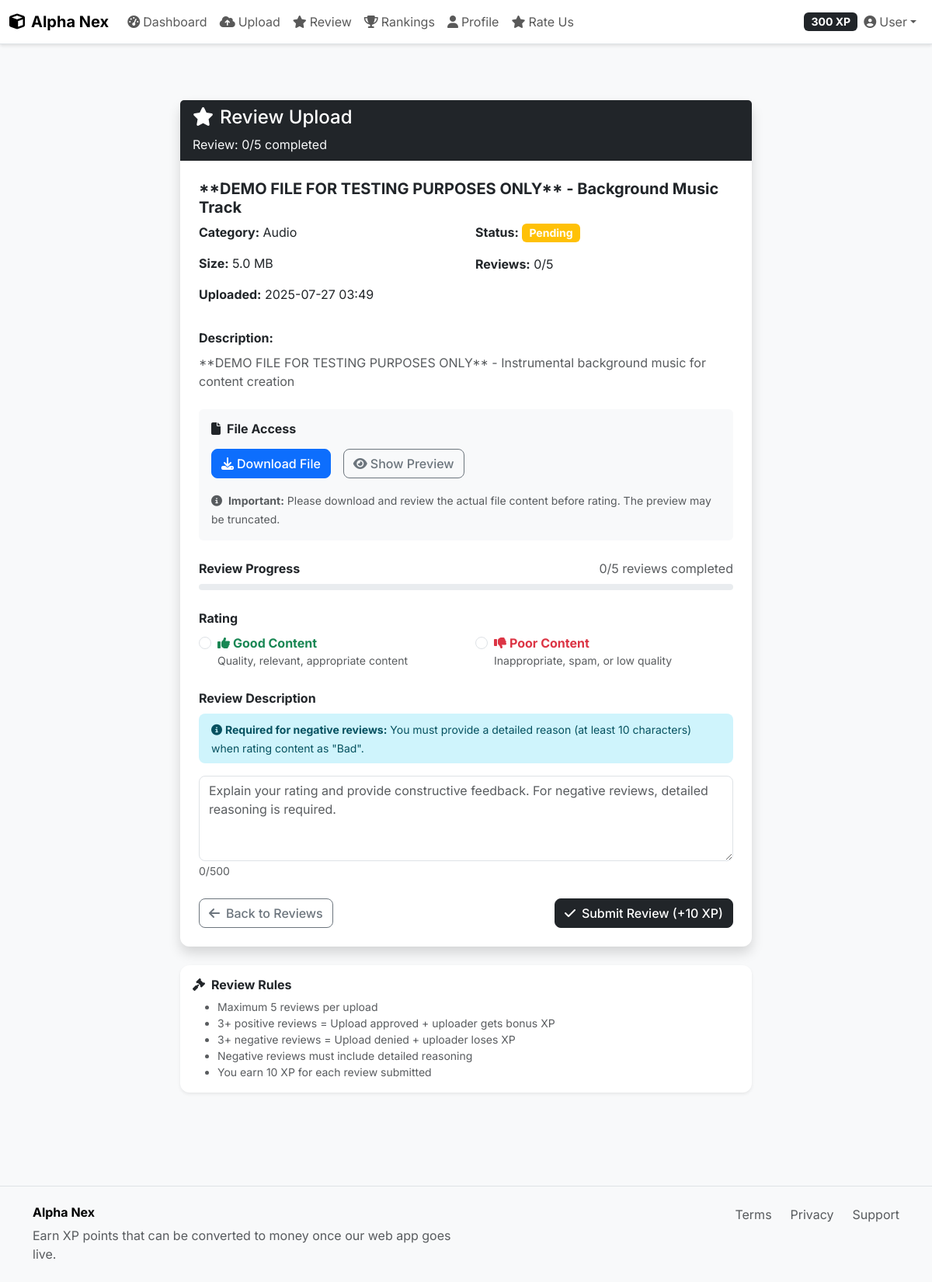
/review/2 (signed in), run on the app's committed database.
### models.py (models this page shows, shortened)
class User(UserMixin, db.Model):
    id = db.Column(db.Integer, primary_key=True)
    username = db.Column(db.String(64), unique=True, nullable=False)
    name = db.Column(db.String(100), nullable=False)
    email = db.Column(db.String(120), unique=True, nullable=False)
    password_hash = db.Column(db.String(256), nullable=False)
    is_verified = db.Column(db.Boolean, default=False)
    xp_points = db.Column(db.Integer, default=0)
    uploader_strikes = db.Column(db.Integer, default=0)
    reviewer_strikes = db.Column(db.Integer, default=0)
    is_banned = db.Column(db.Boolean, default=False)
    created_at = db.Column(db.DateTime, default=datetime.utcnow)
    kyc_verified = db.Column(db.Boolean, default=False)
    document_path = db.Column(db.String(255))
    selfie_path = db.Column(db.String(255))
    daily_upload_bytes = db.Column(db.Integer, default=0)
    daily_upload_count = db.Column(db.Integer, default=0)
    daily_upload_reset = db.Column(db.DateTime, default=datetime.utcnow)
    daily_review_count = db.Column(db.Integer, default=0)
    daily_review_reset = db.Column(db.DateTime, default=datetime.utcnow)
    uploads = db.relationship('Upload', backref='user', lazy=True)
    reviews = db.relationship('Review', backref='reviewer', lazy=True)
    strikes = db.relationship('Strike', backref='user', lazy=True)

class Upload(db.Model):
    id = db.Column(db.Integer, primary_key=True)
    user_id = db.Column(db.Integer, db.ForeignKey('user.id'), nullable=False)
    filename = db.Column(db.String(255), nullable=False)
    original_filename = db.Column(db.String(255), nullable=False)
    file_path = db.Column(db.String(500), nullable=False)
    file_size = db.Column(db.Integer, nullable=False)
    description = db.Column(db.Text, nullable=False)
    category = db.Column(db.String(50), nullable=False)
    status = db.Column(db.String(20), default='pending')  # pending, approved, rejected
    ai_consent = db.Column(db.Boolean, default=False)
    uploaded_at = db.Column(db.DateTime, default=datetime.utcnow)
    deletion_deadline = db.Column(db.DateTime)
    duplicate_score = db.Column(db.Float, default=0.0)
    spam_score = db.Column(db.Float, default=0.0)
    reviews = db.relationship('Review', backref='upload', lazy=True, cascade='all, delete-orphan')

### routes.py (the view, shortened to what this page needs)
@app.route('/review/<int:upload_id>', methods=['GET', 'POST'])
def review_upload(upload_id):
    if 'user_id' not in session:
        user = get_or_create_user_for_session()
        session['user_id'] = user.id
        session['user_name'] = 'Demo User'
    try:
        user = User.query.get(session['user_id'])
        if not user:
            user = get_or_create_user_for_session()
            session['user_id'] = user.id
        upload = Upload.query.get_or_404(upload_id)
        form = ReviewForm()
        existing_reviews = Review.query.filter_by(upload_id=upload_id).all()
        return render_template('reviewer/review_upload.html',
                             upload=upload,
                             form=form,
                             existing_reviews=existing_reviews,
                             review_count=len(existing_reviews),
                             demo_user=user,
                             current_user=user)
    except Exception as e:
        app.logger.error(f"Review upload error: {e}")
        return render_template('error.html', error=f"Review upload error: {str(e)}")

### forms.py
class ReviewForm(FlaskForm):
    rating = SelectField('Rating', validators=[DataRequired()], choices=[
        ('good', 'Good - High quality content'),
        ('bad', 'Bad - Poor quality or inappropriate')
    ])
    description = TextAreaField('Review Description',
                              validators=[Length(min=10, max=500)],
                              render_kw={"placeholder": "Explain your rating in detail (required for bad ratings)..."})

### templates/reviewer/review_upload.html (shortened to what this page needs)
{% extends "base.html" %}
{% block content %}
<div class="container my-5">
    <div class="row justify-content-center">
        <div class="col-lg-8">
            <div class="card border-0 shadow">
                <div class="card-header bg-dark text-white">
                    <h4 class="mb-0">
                        <i class="fas fa-star me-2"></i>Review Upload
                    </h4>
                    <p class="mb-0 mt-2 text-light">Review: {{ review_count }}/5 completed</p>
                </div>
                <div class="card-body p-4">
                    <div class="mb-4">
                        <h5 class="fw-bold">{{ upload.original_filename }}</h5>
                        <div class="row">
                            <div class="col-md-6">
                                <p><strong>Category:</strong> {{ upload.category.title() }}</p>
                                <p><strong>Size:</strong> {{ "%.1f"|format(upload.file_size / 1024 / 1024) }} MB</p>
                                <p><strong>Uploaded:</strong> {{ upload.uploaded_at.strftime('%Y-%m-%d %H:%M') }}</p>
                            </div>
                            <div class="col-md-6">
                                <p><strong>Status:</strong>
                                    <span class="badge bg-{% if upload.status == 'approved' %}success{% elif upload.status == 'rejected' %}danger{% else %}warning{% endif %}">
                                        {{ upload.status.title() }}
                                    </span>
                                </p>
                                <p><strong>Reviews:</strong> {{ review_count }}/5</p>
                            </div>
                        </div>
                        <div class="mt-3">
                            <strong>Description:</strong>
                            <p class="text-muted mt-2">{{ upload.description }}</p>
                        </div>
                        <div class="mt-4 p-3 bg-light rounded">
                            <h6 class="fw-bold mb-3">
                                <i class="fas fa-file me-2"></i>File Access
                            </h6>
                            <div class="d-flex gap-3 mb-3">
                                <a href="{{ url_for('serve_file', upload_id=upload.id) }}" class="btn btn-primary" target="_blank">
                                    <i class="fas fa-download me-1"></i>Download File
                                </a>
                                {% if upload.category in ['text', 'code', 'document', 'audio', 'image'] %}
                                <button class="btn btn-outline-secondary" onclick="previewFile()">
                                    <i class="fas fa-eye me-1"></i>Show Preview
                                </button>
                                {% endif %}
                            </div>
                            <small class="text-muted">
                                <i class="fas fa-info-circle me-1"></i>
                                <strong>Important:</strong> Please download and review the actual file content before rating. The preview may be truncated.
                            </small>
                        </div>
                    </div>
                    <div class="mb-4">
                        <div class="d-flex justify-content-between align-items-center mb-2">
                            <span class="fw-bold">Review Progress</span>
                            <span class="text-muted">{{ review_count }}/5 reviews completed</span>
                        </div>
                        <div class="progress mb-2" style="height: 8px;">
                        </div>
                    </div>
                    <form method="POST">
                        <div class="mb-4">
                            {{ form.rating.label(class="form-label fw-bold") }}
                            <div class="row">
                                <div class="col-md-6">
                                    <div class="form-check">
                                        <input type="radio" name="rating" value="good" class="form-check-input" id="rating-good" required>
                                        <label class="form-check-label text-success fw-bold" for="rating-good">
                                            <i class="fas fa-thumbs-up me-1"></i>Good Content
                                        </label>
                                        <small class="text-muted d-block">Quality, relevant, appropriate content</small>
                                    </div>
                                </div>
                                <div class="col-md-6">
                                    <div class="form-check">
                                        <input type="radio" name="rating" value="bad" class="form-check-input" id="rating-bad" required>
                                        <label class="form-check-label text-danger fw-bold" for="rating-bad">
                                            <i class="fas fa-thumbs-down me-1"></i>Poor Content
                                        </label>
                                        <small class="text-muted d-block">Inappropriate, spam, or low quality</small>
                                    </div>
                                </div>
                            </div>
                        </div>
                        <div class="mb-4">
                            {{ form.description.label(class="form-label fw-bold") }}
                            <div class="alert alert-info py-2">
                                <small><i class="fas fa-info-circle me-1"></i><strong>Required for negative reviews:</strong> You must provide a detailed reason (at least 10 characters) when rating content as "Bad".</small>
                            </div>
                            {{ form.description(class="form-control", rows="4", placeholder="Explain your rating and provide constructive feedback. For negative reviews, detailed reasoning is required.", id="description-field") }}
                        </div>
                        <div class="d-flex justify-content-between">
                            <a href="{{ url_for('review_content') }}" class="btn btn-outline-secondary">
                                <i class="fas fa-arrow-left me-2"></i>Back to Reviews
                            </a>
                            <button type="submit" class="btn btn-dark" id="submit-review">
                                <i class="fas fa-check me-2"></i>Submit Review (+10 XP)
                            </button>
                        </div>
                    </form>
                </div>
            </div>
            <div class="card border-0 shadow-sm mt-4">
                <div class="card-body p-3">
                    <h6 class="fw-bold mb-2"><i class="fas fa-gavel me-2"></i>Review Rules</h6>
                    <ul class="mb-0 small text-muted">
                        <li>Maximum 5 reviews per upload</li>
                        <li>3+ positive reviews = Upload approved + uploader gets bonus XP</li>
                        <li>3+ negative reviews = Upload denied + uploader loses XP</li>
                        <li>Negative reviews must include detailed reasoning</li>
                        <li>You earn 10 XP for each review submitted</li>
                    </ul>
                </div>
            </div>
        </div>
    </div>
</div>
{% endblock %}

### templates/base.html (shortened to what this page needs)
<!DOCTYPE html>
<html lang="en">
<head>
    <link href="https://cdn.jsdelivr.net/npm/bootstrap@5.3.0/dist/css/bootstrap.min.css" rel="stylesheet">
    <link href="https://cdnjs.cloudflare.com/ajax/libs/font-awesome/6.4.0/css/all.min.css" rel="stylesheet">
    <link href="{{ url_for('static', filename='css/style.css') }}" rel="stylesheet">
</head>
<body>
    <nav class="navbar navbar-expand-lg navbar-light bg-white border-bottom">
        <div class="container-fluid">
            <a class="navbar-brand fw-bold text-black" href="{{ url_for('index') }}">
                <i class="fas fa-cube me-2"></i>Alpha Nex
            </a>
            <div class="collapse navbar-collapse" id="navbarNav">
                <ul class="navbar-nav me-auto">
                    <li class="nav-item">
                        <a class="nav-link" href="{{ url_for('dashboard') }}">
                            <i class="fas fa-tachometer-alt me-1"></i>Dashboard
                        </a>
                    </li>
                    <li class="nav-item">
                        <a class="nav-link" href="{{ url_for('upload_file') }}">
                            <i class="fas fa-cloud-upload-alt me-1"></i>Upload
                        </a>
                    </li>
                    <li class="nav-item">
                        <a class="nav-link" href="{{ url_for('review_content') }}">
                            <i class="fas fa-star me-1"></i>Review
                        </a>
                    </li>
                    <li class="nav-item">
                        <a class="nav-link" href="{{ url_for('ranking') }}">
                            <i class="fas fa-trophy me-1"></i>Rankings
                        </a>
                    </li>
                    <li class="nav-item">
                        <a class="nav-link" href="{{ url_for('profile') }}">
                            <i class="fas fa-user me-1"></i>Profile
                        </a>
                    </li>
                    <li class="nav-item">
                        <a class="nav-link" href="{{ url_for('rate_website') }}">
                            <i class="fas fa-star me-1"></i>Rate Us
                        </a>
                    </li>
                </ul>
                <ul class="navbar-nav">
                    <li class="nav-item dropdown">
                        <a class="nav-link dropdown-toggle d-flex align-items-center" href="#" role="button" data-bs-toggle="dropdown">
                            <span class="badge bg-dark me-2">{{ demo_user.xp_points if demo_user else 500 }} XP</span>
                            <i class="fas fa-user-circle me-1"></i>User
                        </a>
                    </li>
                </ul>
            </div>
        </div>
    </nav>
    <main class="container-fluid py-4">
        {% block content %}{% endblock %}
    </main>
    <footer class="bg-light border-top mt-5 py-4">
        <div class="container">
            <div class="row">
                <div class="col-md-6">
                    <h6 class="fw-bold text-black">Alpha Nex</h6>
                    <p class="text-muted mb-0">Earn XP points that can be converted to money once our web app goes live.</p>
                </div>
                <div class="col-md-6 text-md-end">
                    <div class="d-flex justify-content-md-end gap-4">
                        <a href="#" class="text-decoration-none text-muted">Terms</a>
                        <a href="#" class="text-decoration-none text-muted">Privacy</a>
                        <a href="#" class="text-decoration-none text-muted">Support</a>
                    </div>
                </div>
            </div>
        </div>
    </footer>
</body>
</html>

### static/css/style.css (style rules this page uses)
body { font-family: 'Inter', sans-serif; background-color: #f8f9fa; }
.navbar { box-shadow: 0 2px 4px rgba(0,0,0,0.1); }
.card { border-radius: 12px; border: none; }
.btn { border-radius: 8px; font-weight: 500; }
.btn-dark { background-color: #212529; border-color: #212529; }
.badge { font-size: 0.875rem; }
.alert { border-radius: 8px; border: none; }
.form-control, .form-select { border-radius: 8px; border: 1px solid #dee2e6; }

### data on the page
User: xp_points "300"
Upload: original_filename "**DEMO FILE FOR TESTING PURPOSES ONLY** - Background Music Track", category "Audio", upload.file_size/1024/1024 "5.0", uploaded_at "2025-07-27 03:49", status "Pending", description "**DEMO FILE FOR TESTING PURPOSES ONLY** - Instrumental background music for content creation"

### other printed values
{{ review_count }} "0"
